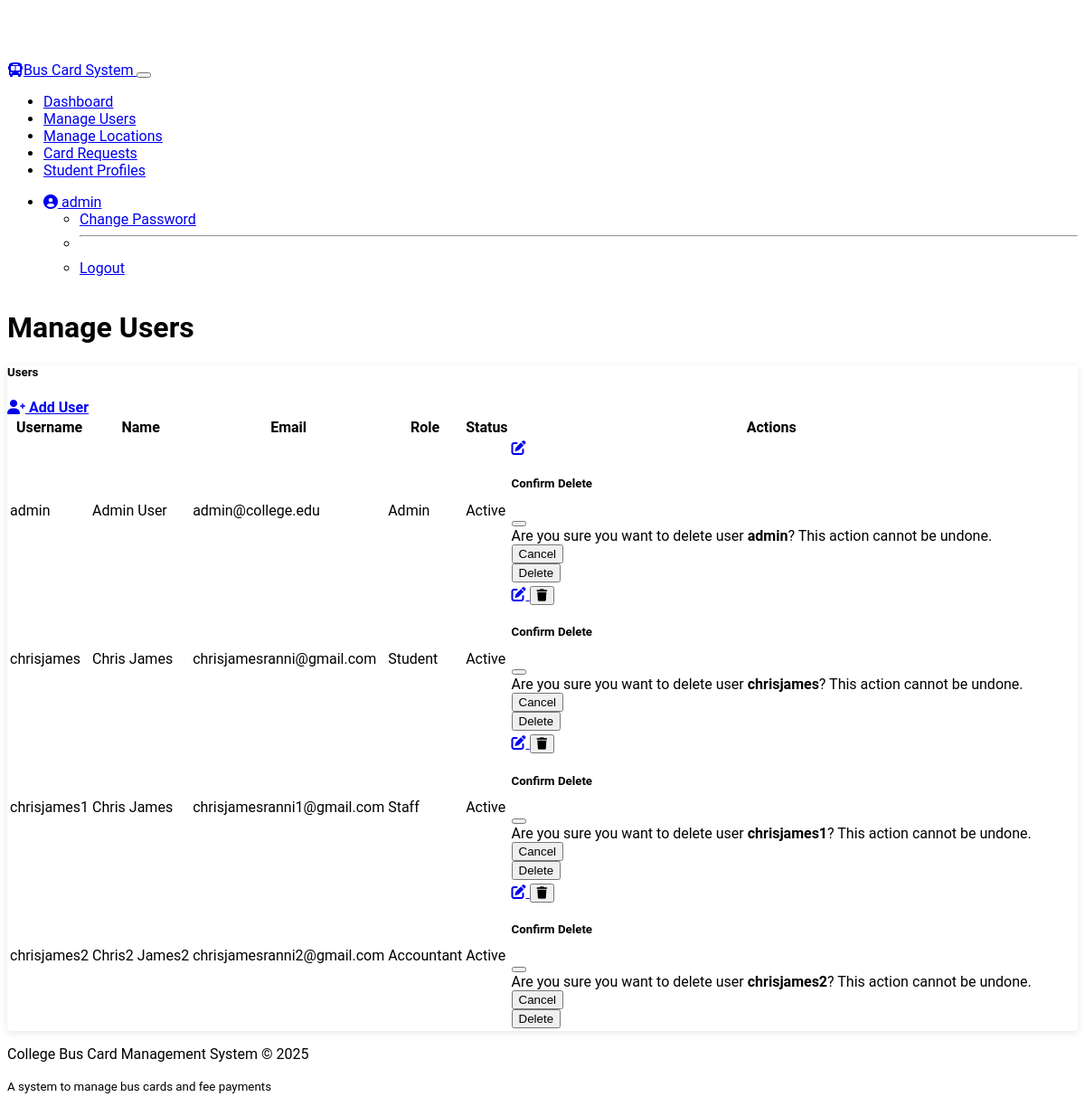
Page /admin/users (signed in) on the committed database.
### my_models.py (models this page shows, shortened)
class User(UserMixin, db.Model):
    __tablename__ = 'users'
    id = Column(Integer, primary_key=True)
    username = Column(String(64), unique=True, nullable=False)
    email = Column(String(120), unique=True, nullable=False)
    password_hash = Column(String(256), nullable=False)
    role = Column(String(20), nullable=False, default='student')
    first_name = Column(String(50), nullable=False)
    last_name = Column(String(50), nullable=False)
    phone = Column(String(20))
    is_active = Column(Boolean, default=True)
    created_at = Column(DateTime, default=datetime.utcnow)
    updated_at = Column(DateTime, default=datetime.utcnow, onupdate=datetime.utcnow)
    student_profile = relationship("StudentProfile", back_populates="user", uselist=False)
    payments = relationship("Payment", back_populates="user")
    notifications = relationship("Notification", back_populates="user")
    card_requests = relationship("CardRequest", back_populates="user", foreign_keys="CardRequest.user_id")

### routes/admin.py (the view)
    def decorated_function(*args, **kwargs):
        if not current_user.is_authenticated or current_user.role != 'admin':
            flash('You do not have permission to access this page!', 'danger')
            return redirect(url_for('auth.login'))
        return f(*args, **kwargs)

### app.py (called while the page is built)
@app.context_processor
def inject_now():
    return {'now': datetime.now()}

    @login_manager.user_loader
    def load_user(user_id):
        return User.query.get(int(user_id))

### routes/admin.py (called while the page is built)
def admin_required(f):
    def decorated_function(*args, **kwargs):
        if not current_user.is_authenticated or current_user.role != 'admin':
            flash('You do not have permission to access this page!', 'danger')
            return redirect(url_for('auth.login'))
        return f(*args, **kwargs)
    decorated_function.__name__ = f.__name__
    return decorated_function

@admin_bp.route('/users')
@login_required
@admin_required
def users():
    users = User.query.all()
    return render_template('admin/manage_users.html', users=users)

### templates/admin/manage_users.html (shortened to what this page needs)
{% extends "base.html" %}
{% block heading %}
{% if form and not user %}Add New User{% elif form and user %}Edit User{% else %}Manage Users{% endif %}
{% endblock %}
{% block content %}
{% if form %}
<div class="card mb-4">
    <div class="card-header bg-primary text-white">
        <h5 class="mb-0">{% if user %}Edit User: {{ user.username }}{% else %}Add New User{% endif %}</h5>
    </div>
    <div class="card-body">
        <form method="POST" action="{% if user %}{{ url_for('admin.edit_user', user_id=user.id) }}{% else %}{{ url_for('admin.new_user') }}{% endif %}">
            {{ form.hidden_tag() }}
            <div class="mb-3">
                {{ form.username.label(class="form-label") }}
                {{ form.username(class="form-control", placeholder="Username") }}
                {% if form.username.errors %}
                <div class="invalid-feedback d-block">
                    {% for error in form.username.errors %}
                    {{ error }}
                    {% endfor %}
                </div>
                {% endif %}
            </div>
            <div class="mb-3">
                {{ form.email.label(class="form-label") }}
                {{ form.email(class="form-control", placeholder="Email address") }}
                {% if form.email.errors %}
                <div class="invalid-feedback d-block">
                    {% for error in form.email.errors %}
                    {{ error }}
                    {% endfor %}
                </div>
                {% endif %}
            </div>
            <div class="row mb-3">
                <div class="col-md-6">
                    {{ form.first_name.label(class="form-label") }}
                    {{ form.first_name(class="form-control", placeholder="First name") }}
                    {% if form.first_name.errors %}
                    <div class="invalid-feedback d-block">
                        {% for error in form.first_name.errors %}
                        {{ error }}
                        {% endfor %}
                    </div>
                    {% endif %}
                </div>
                <div class="col-md-6">
                    {{ form.last_name.label(class="form-label") }}
                    {{ form.last_name(class="form-control", placeholder="Last name") }}
                    {% if form.last_name.errors %}
                    <div class="invalid-feedback d-block">
                        {% for error in form.last_name.errors %}
                        {{ error }}
                        {% endfor %}
                    </div>
                    {% endif %}
                </div>
            </div>
            <div class="mb-3">
                {{ form.phone.label(class="form-label") }}
                {{ form.phone(class="form-control", placeholder="Phone number") }}
                {% if form.phone.errors %}
                <div class="invalid-feedback d-block">
                    {% for error in form.phone.errors %}
                    {{ error }}
                    {% endfor %}
                </div>
                {% endif %}
            </div>
            <div class="mb-3">
                {{ form.role.label(class="form-label") }}
                {{ form.role(class="form-select") }}
                {% if form.role.errors %}
                <div class="invalid-feedback d-block">
                    {% for error in form.role.errors %}
                    {{ error }}
                    {% endfor %}
                </div>
                {% endif %}
            </div>
            <div class="mb-3 form-check">
                {{ form.is_active(class="form-check-input") }}
                {{ form.is_active.label(class="form-check-label") }}
            </div>
            <div class="mb-3">
                {{ form.password.label(class="form-label") }}
                {{ form.password(class="form-control", placeholder="Password{% if user %} (leave blank to keep current){% endif %}") }}
                {% if form.password.errors %}
                <div class="invalid-feedback d-block">
                    {% for error in form.password.errors %}
                    {{ error }}
                    {% endfor %}
                </div>
                {% endif %}
            </div>
            <div class="mb-3">
                {{ form.confirm_password.label(class="form-label") }}
                {{ form.confirm_password(class="form-control", placeholder="Confirm password") }}
                {% if form.confirm_password.errors %}
                <div class="invalid-feedback d-block">
                    {% for error in form.confirm_password.errors %}
                    {{ error }}
                    {% endfor %}
                </div>
                {% endif %}
            </div>
            <div class="d-grid gap-2">
                {{ form.submit(class="btn btn-primary") }}
                <a href="{{ url_for('admin.users') }}" class="btn btn-secondary">Cancel</a>
            </div>
        </form>
    </div>
</div>
{% else %}
<div class="card mb-4">
    <div class="card-header bg-primary text-white d-flex justify-content-between align-items-center">
        <h5 class="mb-0">Users</h5>
        <a href="{{ url_for('admin.new_user') }}" class="btn btn-sm btn-light">
            <i class="fas fa-user-plus me-1"></i> Add User
        </a>
    </div>
    <div class="card-body">
        {% if users %}
        <div class="table-responsive">
            <table class="table table-hover">
                <thead>
                    <tr>
                        <th>Username</th>
                        <th>Name</th>
                        <th>Email</th>
                        <th>Role</th>
                        <th>Status</th>
                        <th>Actions</th>
                    </tr>
                </thead>
                <tbody>
                    {% for user in users %}
                    <tr>
                        <td>{{ user.username }}</td>
                        <td>{{ user.first_name }} {{ user.last_name }}</td>
                        <td>{{ user.email }}</td>
                        <td>
                            <span class="badge {% if user.role == 'admin' %}bg-danger{% elif user.role == 'staff' %}bg-primary{% elif user.role == 'accountant' %}bg-info{% else %}bg-secondary{% endif %}">
                                {{ user.role|capitalize }}
                            </span>
                        </td>
                        <td>
                            <span class="badge {% if user.is_active %}bg-success{% else %}bg-danger{% endif %}">
                                {{ 'Active' if user.is_active else 'Inactive' }}
                            </span>
                        </td>
                        <td>
                            <div class="btn-group" role="group">
                                <a href="{{ url_for('admin.edit_user', user_id=user.id) }}" class="btn btn-sm btn-primary">
                                    <i class="fas fa-edit"></i>
                                </a>
                                {% if user.id != current_user.id %}
                                <button type="button" class="btn btn-sm btn-danger" data-bs-toggle="modal" data-bs-target="#deleteModal{{ user.id }}">
                                    <i class="fas fa-trash"></i>
                                </button>
                                {% endif %}
                            </div>
                            <div class="modal fade" id="deleteModal{{ user.id }}" tabindex="-1" aria-labelledby="deleteModalLabel{{ user.id }}" aria-hidden="true">
                                <div class="modal-dialog">
                                    <div class="modal-content">
                                        <div class="modal-header">
                                            <h5 class="modal-title" id="deleteModalLabel{{ user.id }}">Confirm Delete</h5>
                                            <button type="button" class="btn-close" data-bs-dismiss="modal" aria-label="Close"></button>
                                        </div>
                                        <div class="modal-body">
                                            Are you sure you want to delete user <strong>{{ user.username }}</strong>? This action cannot be undone.
                                        </div>
                                        <div class="modal-footer">
                                            <button type="button" class="btn btn-secondary" data-bs-dismiss="modal">Cancel</button>
                                            <form action="{{ url_for('admin.delete_user', user_id=user.id) }}" method="POST">
                                                <button type="submit" class="btn btn-danger">Delete</button>
                                            </form>
                                        </div>
                                    </div>
                                </div>
                            </div>
                        </td>
                    </tr>
                    {% endfor %}
                </tbody>
            </table>
        </div>
        {% else %}
        <p class="text-muted">No users found. <a href="{{ url_for('admin.new_user') }}">Add your first user</a></p>
        {% endif %}
    </div>
</div>
{% endif %}
{% endblock %}

### templates/base.html (shortened to what this page needs)
<!DOCTYPE html>
<html lang="en" data-bs-theme="dark">
<head>
    <link href="https://cdn.replit.com/agent/bootstrap-agent-dark-theme.min.css" rel="stylesheet">
    <link rel="stylesheet" href="{{ url_for('static', filename='css/styles.css') }}">
    <link href="https://cdnjs.cloudflare.com/ajax/libs/font-awesome/6.0.0/css/all.min.css" rel="stylesheet">
</head>
<body>
    <nav class="navbar navbar-expand-lg navbar-dark bg-dark fixed-top">
        <div class="container">
            <a class="navbar-brand" href="{{ url_for('auth.login') }}">
                <i class="fas fa-bus me-2"></i>Bus Card System
            </a>
            <button class="navbar-toggler" type="button" data-bs-toggle="collapse" data-bs-target="#navbarNav" aria-controls="navbarNav" aria-expanded="false" aria-label="Toggle navigation">
            </button>
            <div class="collapse navbar-collapse" id="navbarNav">
                <ul class="navbar-nav me-auto">
                    {% if current_user.is_authenticated %}
                        {% if current_user.role == 'admin' %}
                            <li class="nav-item">
                                <a class="nav-link" href="{{ url_for('admin.dashboard') }}">Dashboard</a>
                            </li>
                            <li class="nav-item">
                                <a class="nav-link" href="{{ url_for('admin.users') }}">Manage Users</a>
                            </li>
                            <li class="nav-item">
                                <a class="nav-link" href="{{ url_for('admin.locations') }}">Manage Locations</a>
                            </li>
                            <li class="nav-item">
                                <a class="nav-link" href="{{ url_for('admin.card_requests') }}">Card Requests</a>
                            </li>
                            <li class="nav-item">
                                <a class="nav-link" href="{{ url_for('admin.student_profiles') }}">Student Profiles</a>
                            </li>
                        {% endif %}
                    {% endif %}
                </ul>
                <ul class="navbar-nav">
                    {% if current_user.is_authenticated %}
                        <li class="nav-item dropdown">
                            <a class="nav-link dropdown-toggle" href="#" id="navbarDropdown" role="button" data-bs-toggle="dropdown" aria-expanded="false">
                                <i class="fas fa-user-circle me-1"></i> {{ current_user.username }}
                            </a>
                            <ul class="dropdown-menu dropdown-menu-end" aria-labelledby="navbarDropdown">
                                <li><a class="dropdown-item" href="{{ url_for('auth.change_password') }}">Change Password</a></li>
                                <li><hr class="dropdown-divider"></li>
                                <li><a class="dropdown-item" href="{{ url_for('auth.logout') }}">Logout</a></li>
                            </ul>
                        </li>
                    {% endif %}
                </ul>
            </div>
        </div>
    </nav>
    <main class="container py-4">
        <h1 class="mb-4">{% block heading %}{% endblock %}</h1>
        {% block content %}{% endblock %}
    </main>
    <footer class="bg-dark text-center text-white py-3 mt-5">
        <div class="container">
            <p class="mb-0">College Bus Card Management System &copy; {{ now.year }}</p>
            <p class="text-muted mb-0"><small>A system to manage bus cards and fee payments</small></p>
        </div>
    </footer>
</body>
</html>

### static/css/styles.css (style rules this page uses)
:root { --main-bg-color: #212529; --main-text-color: #f8f9fa; --primary-color: #0d6efd; --secondary-color: #6c757d; --success-color: #198754; --danger-color: #dc3545; --warning-color: #ffc107; --info-color: #0dcaf0; --border-radius: 0.25rem; }
body { font-family: 'Roboto', sans-serif; padding-top: 60px; min-height: 100vh; display: flex; flex-direction: column; }
main { flex: 1; }
.card { border-radius: var(--border-radius); box-shadow: 0 2px 8px rgba(0, 0, 0, 0.1); transition: transform 0.3s, box-shadow 0.3s; }
.card-header { font-weight: bold; }

### rows in the picture
User: username "admin", first_name "Admin", last_name "User", email "admin@college.edu", role "Admin", is_active "Active"
User: username "chrisjames", first_name "Chris", last_name "James", email "chrisjamesranni@gmail.com", role "Student", is_active "Active"
User: username "chrisjames1", first_name "Chris", last_name "James", email "chrisjamesranni1@gmail.com", role "Staff", is_active "Active"
User: username "chrisjames2", first_name "Chris2", last_name "James2", email "chrisjamesranni2@gmail.com", role "Accountant", is_active "Active"
